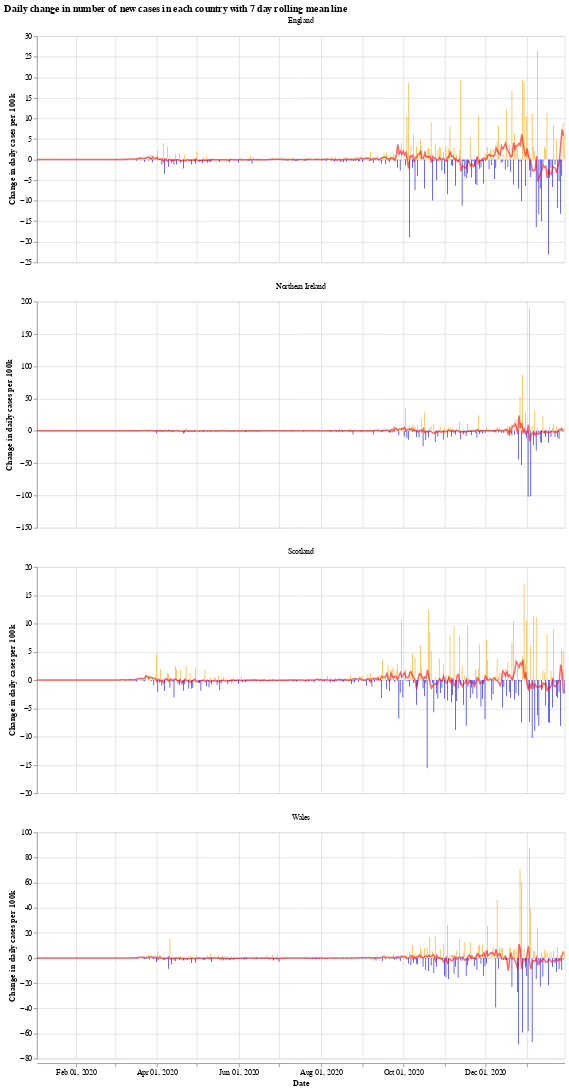

Here is the notebook cell this chart was saved with:
### Markdown cell above
We will use the Python library `Altair` for visualising the data, see the [altair docs](https://altair-viz.github.io/) for more information.

First we have a graph which shows the daily change in the number of new cases for each country. This number jumps up and down all over the place, which is likely due to delay in reporting of new cases over the weekend. Another interesting thing is that it looks like the daily cases in Wales experienced a much shorter period of calm over the summer (calm in the sense of daily cases not jumping up and down).

The orange bars are days when the number of new cases (per 100k population) was more than the previous day, while the blue are days when the number of new cases dropped. The red line is the 7 day moving average. 

When the moving average line is below 0, it means that there is a consistent drop in new cases. We can see this clearly happening around the times that lockdowns were introduced (though, to varying degrees). I will update the graphs soon with a marker of when each lockdown started.

### Code cell
# collapse
import altair as alt

bars = alt.Chart(uk_cases).mark_bar().encode(
    x=alt.X("yearmonthdate(date):T", axis=alt.Axis(title='Date')),
    y=alt.Y("casesChangeRate:Q", axis=alt.Axis(title='Change in daily cases per 100k')),
    tooltip='casesChange',
    color=alt.condition(
        alt.datum.casesChangeRate > 0,
        alt.value("orange"),  # The positive color
        alt.value("blue")  # The negative color
    )
).properties(title='Daily change in number of new cases with 7 day rolling mean',width=700).interactive()

line = alt.Chart(uk_cases).mark_line(
    color='red',
    size=2,
    opacity=0.6
).transform_window(
    rolling_mean='mean(casesChangeRate)',
    frame=[0, 7],
    groupby=['areaName']
).encode(
    x='yearmonthdate(date):T',
    y='rolling_mean:Q'
)

alt.layer(bars, line, data=uk_cases).facet(alt.Column(
    'areaName', title=''), columns=1).resolve_scale(y='independent').properties(title='Daily change in number of new cases in each country with 7 day rolling mean line')

### Figure 1 — Vega-Lite specification as saved in the notebook (floating-point values rounded to 4 significant figures; data arrays with more than 128 entries replaced by an {"elided": "..."} marker saying what was removed)
{"config": {"view": {"continuousWidth": 400, "continuousHeight": 300}}, "data": {"name": "data-bddd286979b7d6e0a24275c805817fbe"}, "facet": {"type": "nominal", "field": "areaName", "title": ""}, "spec": {"layer": [{"mark": "bar", "encoding": {"color": {"condition": {"value": "orange", "test": "(datum.casesChangeRate > 0)"}, "value": "blue"}, "tooltip": {"type": "quantitative", "field": "casesChange"}, "x": {"type": "temporal", "axis": {"title": "Date"}, "field": "date", "timeUnit": "yearmonthdate"}, "y": {"type": "quantitative", "axis": {"title": "Change in daily cases per 100k"}, "field": "casesChangeRate"}}, "selection": {"selector001": {"type": "interval", "bind": "scales", "encodings": ["x", "y"]}}, "title": "Daily change in number of new cases with 7 day rolling mean", "width": 700}, {"mark": {"type": "line", "color": "red", "opacity": 0.6, "size": 2}, "encoding": {"x": {"type": "temporal", "field": "date", "timeUnit": "yearmonthdate"}, "y": {"type": "quantitative", "field": "rolling_mean"}}, "transform": [{"window": [{"op": "mean", "field": "casesChangeRate", "as": "rolling_mean"}], "frame": [0, 7], "groupby": ["areaName"]}]}]}, "columns": 1, "resolve": {"scale": {"y": "independent"}}, "title": "Daily change in number of new cases in each country with 7 day rolling mean line", "$schema": "https://vega.github.io/schema/vega-lite/v4.8.1.json", "datasets": {"data-bddd286979b7d6e0a24275c805817fbe": {"elided": "1568 records"}}}
